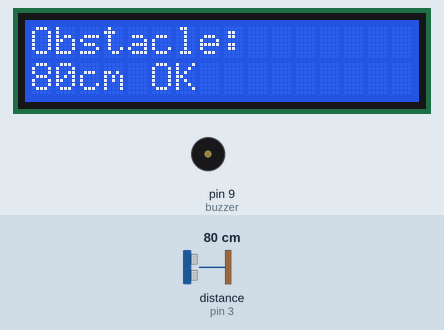
Bench run of a sketch on a simulated Arduino Uno, built with avr-gcc and run on an emulated ATmega328P. On the bench: 16×2 character LCD, buzzer (waves = sounding). Wiring (inferred from the names in the program): ultrasonic range finder: trigger pin 2; echo pin 3. The test bench sets the inputs (shaded band); at power-on: distance to the obstacle (sensor on pin 3) 80 cm. The echo pulse lasts 58.3 µs per cm.

Above: at 1.2 s.
1.3 s: distance to the obstacle (sensor on pin 3) set to 54 cm
At 1.9 s:
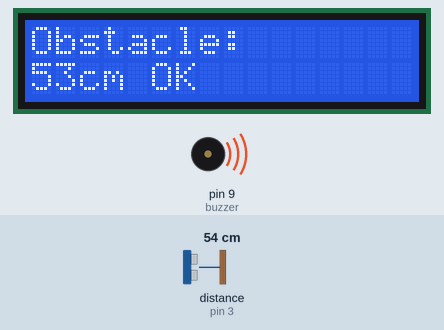
3.5 s: distance to the obstacle (sensor on pin 3) set to 47 cm
At 5.3 s:
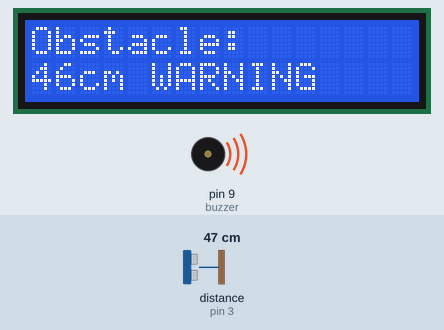
6.0 s: distance to the obstacle (sensor on pin 3) set to 250 cm
At 7.7 s:
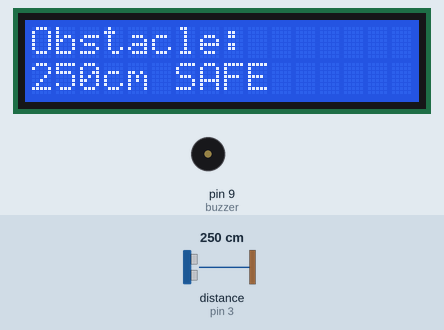
Timing chart, 0 to 9.2 s (numbered marks = the images above; inputs shaded):
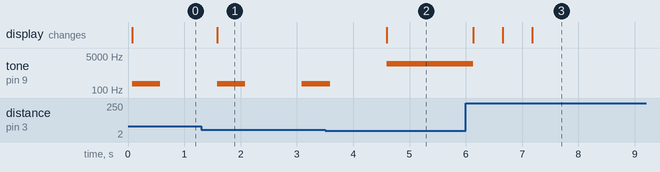

Measured:
- the behaviour switches between 51 and 50 cm on distance to the obstacle (sensor on pin 3) (found by bisection; images 1 and 2)
- after the input at 1.3 s, the display: changes after 0.28 s (image 1)
- after the input at 3.5 s, the display: changes after 1.1 s (image 2)
- after the input at 6.0 s, tone on pin 9 (buzzer): 2000 Hz → silent after 0.14 s; the display: changes after 0.14 s (image 3)

The sketch:

distance_buzzer1.ino
```cpp
// C++ code
//
#include <LiquidCrystal.h>
#define trigPin 2
#define echoPin 3
long duration;
int distance;
const int buzzer = 9;
LiquidCrystal lcd(12,11,7,6,5,4);

void setup()
{
  pinMode(echoPin, INPUT);
  pinMode(trigPin, OUTPUT);
  pinMode(buzzer, OUTPUT);
  lcd.begin(16,2);
}

void loop()
{
  digitalWrite(trigPin, LOW);
  delayMicroseconds(2);
  digitalWrite(trigPin, HIGH);
  delayMicroseconds(10);
  digitalWrite(trigPin, LOW);

  duration = pulseIn(echoPin, HIGH);
  distance = duration / 58;

  lcd.clear();
  lcd.setCursor(0,0);
  lcd.print("Obstacle:");
  lcd.setCursor(0,1);
  lcd.print(distance);
  lcd.print("cm ");

  if (distance < 50){
    lcd.print("WARNING");
    tone(buzzer, 2000);
  }
  else if (distance >= 50 && distance < 100){
    lcd.print("OK");
    tone(buzzer, 200);
    delay(500);
    noTone(buzzer);
    delay(500);
  }
  else{
    lcd.print("SAFE");
    noTone(buzzer);
  }

  delay(500);
}
```
